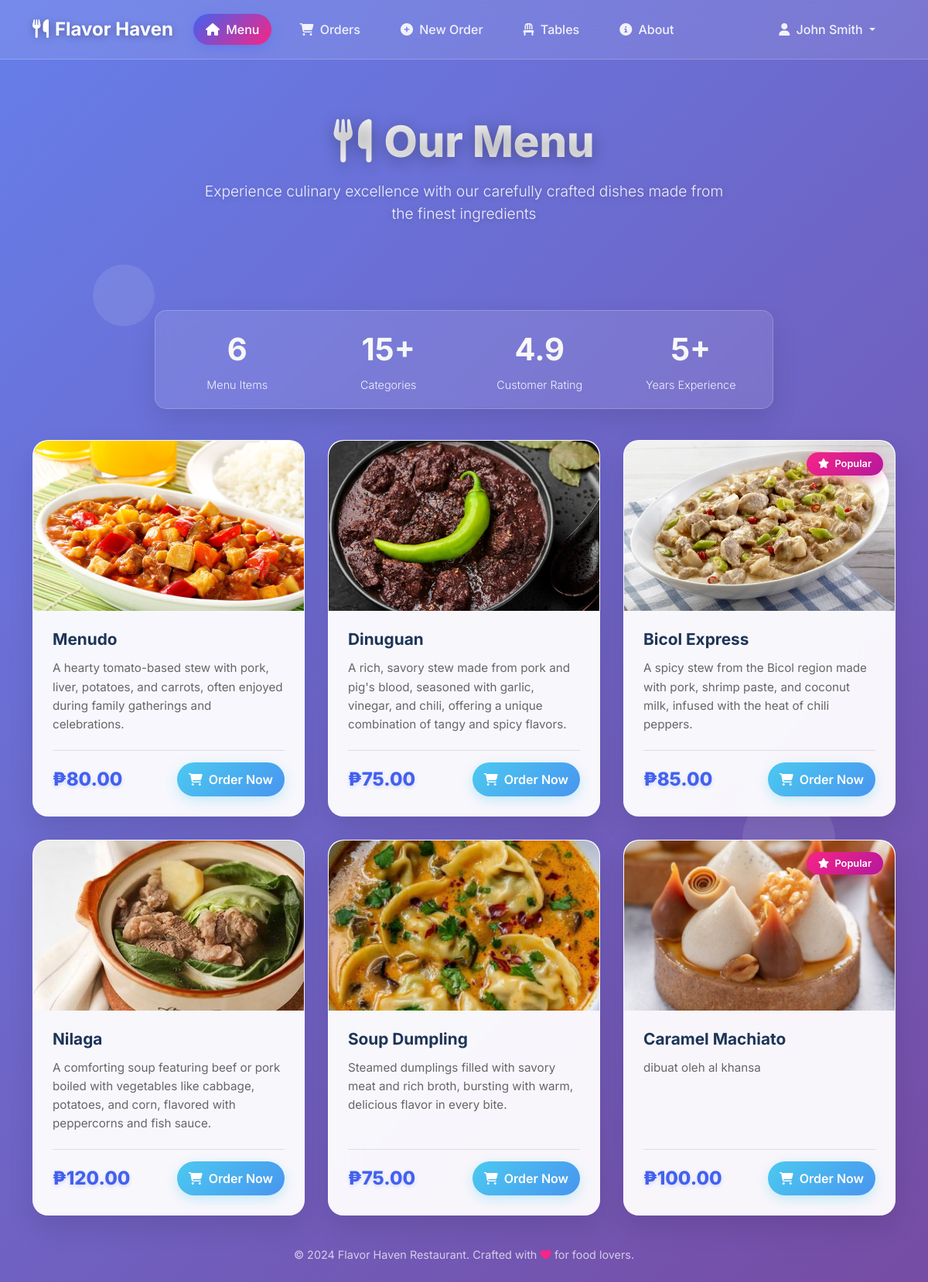
/index.php (signed in), run on the app's committed database.
### tables this page shows
CREATE TABLE `tbl_menu` (
  `tbl_menu_id` int NOT NULL AUTO_INCREMENT,
  `image` varchar(255) NOT NULL,
  `name` varchar(255) NOT NULL,
  `description` varchar(255) NOT NULL,
  `price` int NOT NULL,
  PRIMARY KEY (`tbl_menu_id`)
);

### index.php (the view, shortened to what this page needs)
<!DOCTYPE html>
<html lang="en">
<head>
    <link href="https://cdn.jsdelivr.net/npm/bootstrap@5.3.0/dist/css/bootstrap.min.css" rel="stylesheet">
    <link rel="stylesheet" href="https://cdnjs.cloudflare.com/ajax/libs/font-awesome/6.4.0/css/all.min.css">
</head>
<body>
    <?php include 'navbar.php'; ?>
    <div class="floating-shapes">
        <div class="shape"></div>
    </div>
    <div class="main-container">
        <div class="container">
            <div class="header-section animate__animated animate__fadeInDown">
                <h1><i class="fas fa-utensils me-3"></i>Our Menu</h1>
                <p class="mt-3">Experience culinary excellence with our carefully crafted dishes made from the finest ingredients</p>
            </div>
            <div class="stats-bar glass-card animate__animated animate__fadeInUp">
                <div class="row text-center">
                    <div class="col-md-3 col-6 stat-item">
                        <div class="stat-number">
                            <?php
                                include('./conn/conn.php');
                                $stmt = $conn->prepare("SELECT COUNT(*) FROM tbl_menu");
                                $stmt->execute();
                                echo $stmt->fetchColumn();
                            ?>
                        </div>
                        <div class="stat-label">Menu Items</div>
                    </div>
                    <div class="col-md-3 col-6 stat-item">
                        <div class="stat-number">15+</div>
                        <div class="stat-label">Categories</div>
                    </div>
                    <div class="col-md-3 col-6 stat-item">
                        <div class="stat-number">4.9</div>
                        <div class="stat-label">Customer Rating</div>
                    </div>
                    <div class="col-md-3 col-6 stat-item">
                        <div class="stat-number">5+</div>
                        <div class="stat-label">Years Experience</div>
                    </div>
                </div>
            </div>
            <div class="food-grid">
                <?php
                    include('./conn/conn.php');
                    $stmt = $conn->prepare("SELECT * FROM tbl_menu");
                    $stmt->execute();
                    $result = $stmt->fetchAll();
                    $count = 0;
                    foreach ($result as $row) {
                        $count++;
                        $image = $row['image'];
                        $name = $row['name'];
                        $description = $row['description'];
                        $price = $row['price'];
                        $menuId = $row['tbl_menu_id'];
                        $isPopular = $count % 3 == 0;
                        ?>
                        <div class="glass-card">
                            <?php if ($isPopular): ?>
                                <div class="badge-popular">
                                    <i class="fas fa-star me-1"></i> Popular
                                </div>
                            <?php endif; ?>
                            <div class="image-container">
                                <img src="<?= $image ?>" class="menu-image" alt="<?= $name ?>">
                            </div>
                            <div class="card-body">
                                <h5 class="card-title"><?= $name ?></h5>
                                <p class="card-text"><?= $description ?></p>
                                <div class="price-order-container">
                                    <span class="price-tag">₱<?= number_format($price, 2) ?></span>
                                    <a href="new-order.php?add_item=<?= $menuId ?>" class="order-btn">
                                        <i class="fas fa-shopping-cart"></i> Order Now
                                    </a>
                                </div>
                            </div>
                        </div>
                        <?php
                    }
                ?>
            </div>
            <div class="footer animate__animated animate__fadeInUp">
                <p>&copy; 2024 Flavor Haven Restaurant. Crafted with <i class="fas fa-heart" style="color: var(--accent);"></i> for food lovers.</p>
            </div>
        </div>
    </div>
</body>
</html>

### data on the page
tbl_menu: image (picture), name "Menudo", description "A hearty tomato-based stew with pork, liver, potatoes, and carrots, often enjoyed during family gatherings and celebrations.", price "80.00"
tbl_menu: image (picture), name "Dinuguan", description "A rich, savory stew made from pork and pig's blood, seasoned with garlic, vinegar, and chili, offering a unique combination of tangy and spicy flavors.", price "75.00"
tbl_menu: shows "Popular", image (picture), name "Bicol Express", description "A spicy stew from the Bicol region made with pork, shrimp paste, and coconut milk, infused with the heat of chili peppers.", price "85.00"
tbl_menu: image (picture), name "Nilaga", description "A comforting soup featuring beef or pork boiled with vegetables like cabbage, potatoes, and corn, flavored with peppercorns and fish sauce.", price "120.00"
tbl_menu: image (picture), name "Soup Dumpling", description "Steamed dumplings filled with savory meat and rich broth, bursting with warm, delicious flavor in every bite.", price "75.00"
tbl_menu: shows "Popular", image (picture), name "Caramel Machiato", description "dibuat oleh al khansa", price "100.00"

### other printed values
$_SESSION['full_name'] "John Smith"
$stmt->fetchColumn() "6"
